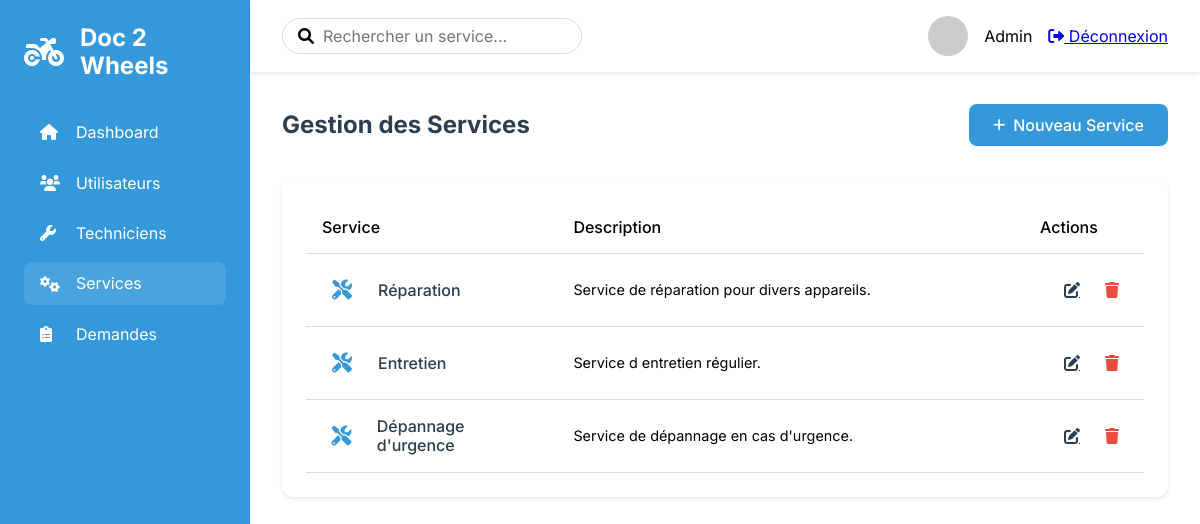
Page /admin/services (signed in) on the committed database.
### tables this page shows
CREATE TABLE services (
    id INT AUTO_INCREMENT PRIMARY KEY,
    name VARCHAR(255) NOT NULL,
    description TEXT
);

### src/Lib/Controllers/AbstractController.php (called while the page is built, shortened)
<?php
abstract class AbstractController
{
  protected function render(string $template, array $data = [], string $dir = ''): Response
  {
    $response = new Response();
    extract($data);
    $path = __DIR__ . "/../../Views";
    $path .= "/{$template}.view.php";
    require_once $path;
    $response->setContent(ob_get_clean());
    $response->addHeader('Content-Type', 'text/html');
    return $response;
  }
}

### src/Controllers/AdminControllers/AdminController.php (called while the page is built, shortened)
<?php
class AdminController extends AbstractController
{
  private $service;
  public function __construct()
  {
    $this->service = new Service();
  }
  public function manageServices(Request $request): Response
  {
    $services = $this->service->getAll();
    return $this->render('admin/services/index', ['services' => $services]);
  }
}

### src/Lib/Http/Router.php (called while the page is built, shortened)
<?php
class Router
{
    public function route(Request $request): ?Response {
        $routesByUri = self::getRoutesFromUriRequest($request);
        $routeByMethod = self::getRoutesFromMethodRequest($request, $routesByUri);
        list($controllerName, $method) = explode('@', $routeByMethod->controller);
        $controller = new $controller();
        $params = self::extractParams($request->getUri(), $routeByMethod->path);
        return $controller->$method($request, ...$params);
    }
    private static function getRoutesFromUriRequest(Request $request): array{
        $matchingRoutes = [];
        $routes = self::getConfig();
        foreach ($routes as $route) {
            if (self::urlMatches($request, $route) && self::checkMethod($request, $route)) {
                $matchingRoutes[] = $route;
            }
        }
        return $matchingRoutes;
    }
    private static function getRoutesFromMethodRequest(Request $request, array $routes): ?object {
        foreach($routes as $route) {
            if(self::checkMethod($request, $route)) {
                return $route;
            }
        }
        return null;
    }
    private static function urlMatches(Request $request, object $route): bool {
        $requestUriParts = self::getUrlParts($request->getPath());
        $routePathParts = self::getUrlParts($route->path);
        if(self::checkUrlPartsNumberMatches($requestUriParts, $routePathParts) === false) {
            return false;
        }
        foreach($routePathParts as $key => $part) {
            if(self::isUrlPartSlug($part) === false) {
                if($part !== $requestUriParts[$key]) {
                    return false;
                }
            }else{
                $request->addSlug(substr($part, 1), $requestUriParts[$key]);
            }
        }
        return true;
    }
    private static function getUrlParts(string $url): array {
        return explode('/', trim($url, '/'));
    }
    private static function checkUrlPartsNumberMatches(array $requestUriParts, array $routePathParts): bool {
        return count($requestUriParts) === count($routePathParts);
    }
    private static function isUrlPartSlug(string $part): bool {
        return strpos($part, ':') === 0;
    }
    private static function getConfig(): array {
        $config = json_decode(file_get_contents(__DIR__ . '/../../../config/routes.json'));
        return $config;
    }
    private static function checkMethod(Request $request, object $route): bool {
        return in_array($request->getMethod(), $route->methods);
    }
    private static function extractParams(string $url, string $path): array {
        $params = [];
        return $params;
    }
}

### src/Lib/Database/Dsn.php (called while the page is built, shortened)
<?php
class Dsn {
    private string $host;
    private string $dbname;
    private string $user;
    private string $password;
    private string $port;
    public function __construct() {
        $config = $this->getConfig();
        $this->host = $config['host'];
        $this->dbname = $config['database'];
        $this->user = $config['user'];
        $this->password = $config['password'];
        $this->port = $config['port'];
    }
    private function getConfig(): array {
        $file = file_get_contents(__DIR__ . '/../../../config/database.json');
        return json_decode($file, true);
    }
    public function getDsn(): string {
        return "mysql:host={$this->host};dbname={$this->dbname};port={$this->port}";
    }
    public function getPassword(): string {
        return $this->password;
    }
    public function getUser(): string {
        return $this->user;
    }
}

### src/Lib/Database/DatabaseConnexion.php (called while the page is built, shortened)
<?php
class DatabaseConnexion
{
    private \PDO $pdo_connexion;
    private \PDOStatement $stmt;
    public function setConnexion(): self
    {
        $dsn = new Dsn();
        $this->pdo_connexion = new \PDO(
            $dsn->getDsn(),
            $dsn->getUser(),
            $dsn->getPassword()
        );
        return $this;
    }
    public function query($sql)
    {
        $this->stmt = $this->pdo_connexion->prepare($sql);
    }
    public function execute(): bool
    {
        return $this->stmt->execute();
    }
    public function resultSet()
    {
        $this->execute();
        return $this->stmt->fetchAll(\PDO::FETCH_OBJ);
    }
}

### src/Entities/Service.php (called while the page is built, shortened)
<?php
class Service
{
    private $dbConnexion;
    public function __construct()
    {
        $this->dbConnexion = new DatabaseConnexion();
    }
    public function getAll()
    {
        $this->dbConnexion->query("SELECT * FROM services");
        return $this->dbConnexion->resultSet();
    }
}

### src/Views/admin/services/index.view.php (the view, shortened to what this page needs)
<!DOCTYPE html>
<html lang="fr">
<head>
    <link rel="stylesheet" href="../../../../sass/dist/css/main.css">
    <link rel="stylesheet" href="https://cdnjs.cloudflare.com/ajax/libs/font-awesome/6.0.0/css/all.min.css">
</head>
<body class="admin-layout">
    <aside class="admin-sidebar">
        <div class="admin-sidebar__logo">
            <i class="fas fa-motorcycle"></i>
            <span>Doc 2 Wheels</span>
        </div>
        <nav class="admin-sidebar__nav">
            <ul>
                <li>
                    <a href="/admin">
                        <i class="fas fa-home"></i>
                        <span>Dashboard</span>
                    </a>
                </li>
                <li>
                    <a href="/admin/users">
                        <i class="fas fa-users"></i>
                        <span>Utilisateurs</span>
                    </a>
                </li>
                <li>
                    <a href="/admin/technicians">
                        <i class="fas fa-wrench"></i>
                        <span>Techniciens</span>
                    </a>
                </li>
                <li class="active">
                    <a href="/admin/services">
                        <i class="fas fa-cogs"></i>
                        <span>Services</span>
                    </a>
                </li>
                <li>
                    <a href="/admin/service_requests">
                        <i class="fas fa-clipboard-list"></i>
                        <span>Demandes</span>
                    </a>
                </li>
            </ul>
        </nav>
    </aside>
    <main class="admin-main">
        <header class="admin-header">
            <div class="admin-header__search">
                <i class="fas fa-search"></i>
                <input type="text" placeholder="Rechercher un service...">
            </div>
            <div class="admin-header__profile">
                <div class="profile">
                    <img src="https://ui-avatars.com/api/?name=Admin&background=0D8ABC&color=fff" alt="Profile">
                    <span>Admin</span>
                    <a href="/logout" class="logout-btn">
                        <i class="fas fa-sign-out-alt"></i> Déconnexion
                    </a>
                </div>
            </div>
        </header>
        <div class="admin-content">
            <div class="content-header">
                <h1>Gestion des Services</h1>
                <a href="/admin/services/create" class="btn btn-primary">
                    <i class="fas fa-plus"></i> Nouveau Service
                </a>
            </div>
            <div class="card">
                <div class="table-responsive">
                    <table class="table">
                        <thead>
                            <tr>
                                <th>Service</th>
                                <th>Description</th>
                                <th>Actions</th>
                            </tr>
                        </thead>
                        <tbody>
                            <?php foreach ($services as $service): ?>
                                <tr>
                                    <td>
                                        <div class="service-info">
                                            <div class="service-icon">
                                                <i class="fas fa-tools"></i>
                                            </div>
                                            <span><?= $service->name ?></span>
                                        </div>
                                    </td>
                                    <td>
                                        <div class="service-description">
                                            <?= $service->description ?>
                                        </div>
                                    </td>
                                    <td>
                                        <div class="actions">
                                            <a href="/admin/services/edit/<?= $service->id ?>"
                                               class="btn-icon" title="Modifier">
                                                <i class="fas fa-edit"></i>
                                            </a>
                                            <form method="post"
                                                  action="/admin/services/delete/<?= $service->id ?>"
                                                  class="delete-form"
                                                  onsubmit="return confirm('Êtes-vous sûr de vouloir supprimer ce service ?');">
                                                <button type="submit" class="btn-icon delete" title="Supprimer">
                                                    <i class="fas fa-trash"></i>
                                                </button>
                                            </form>
                                        </div>
                                    </td>
                                </tr>
                            <?php endforeach; ?>
                        </tbody>
                    </table>
                </div>
            </div>
        </div>
    </main>
</body>
</html>

### rows in the picture
services: name "Réparation", description "Service de réparation pour divers appareils."
services: name "Entretien", description "Service d entretien régulier."
services: name "Dépannage d'urgence", description "Service de dépannage en cas d'urgence."
